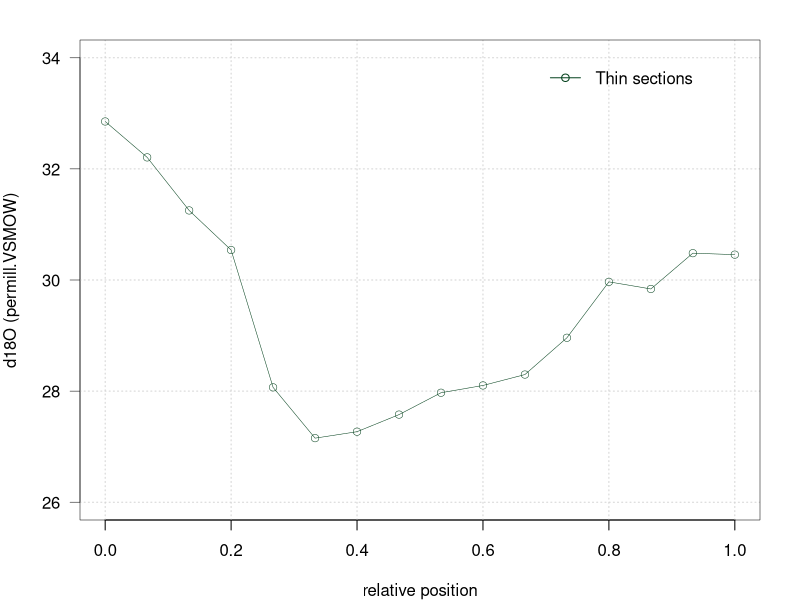
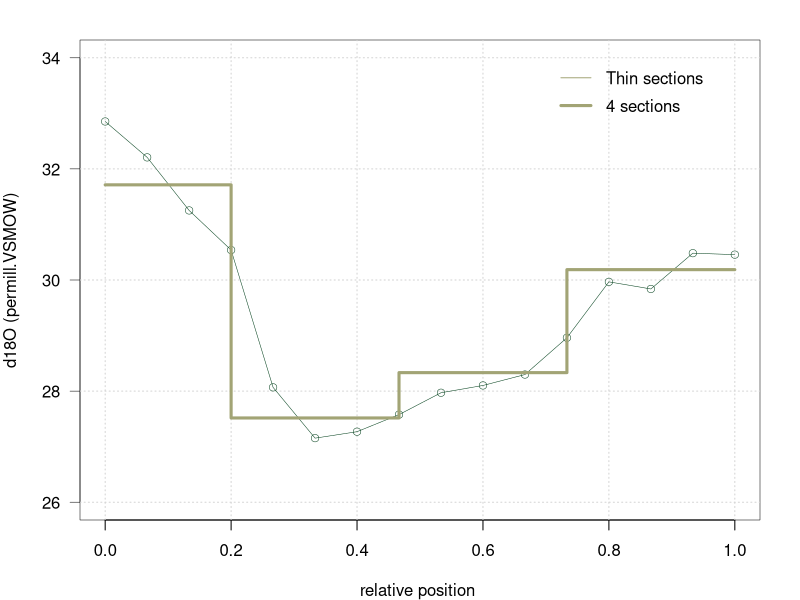
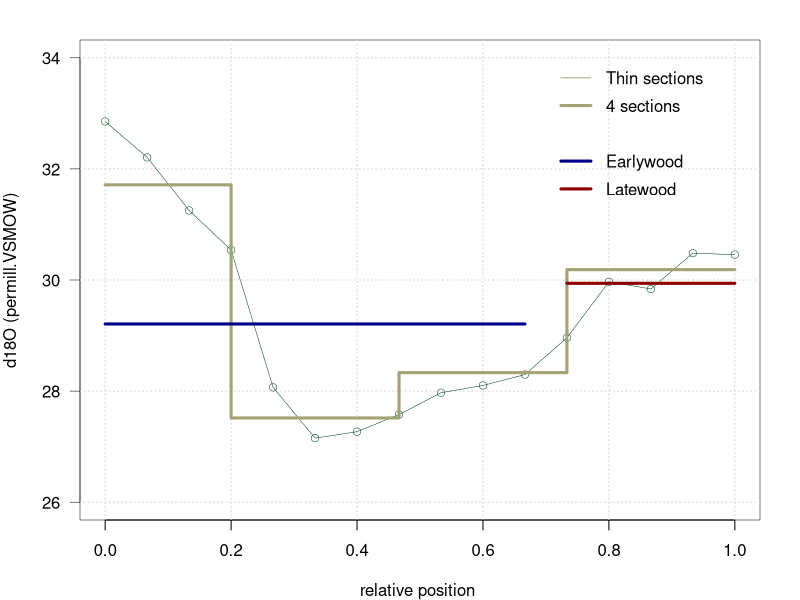
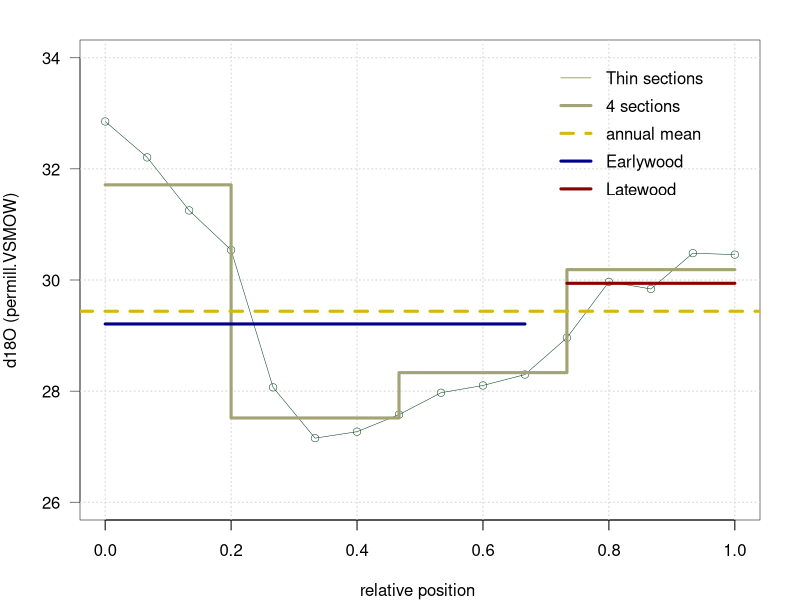
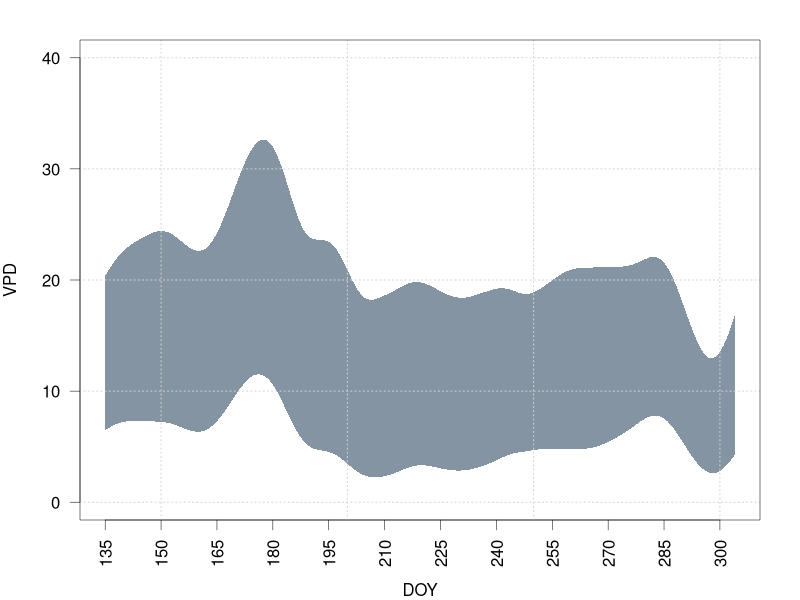
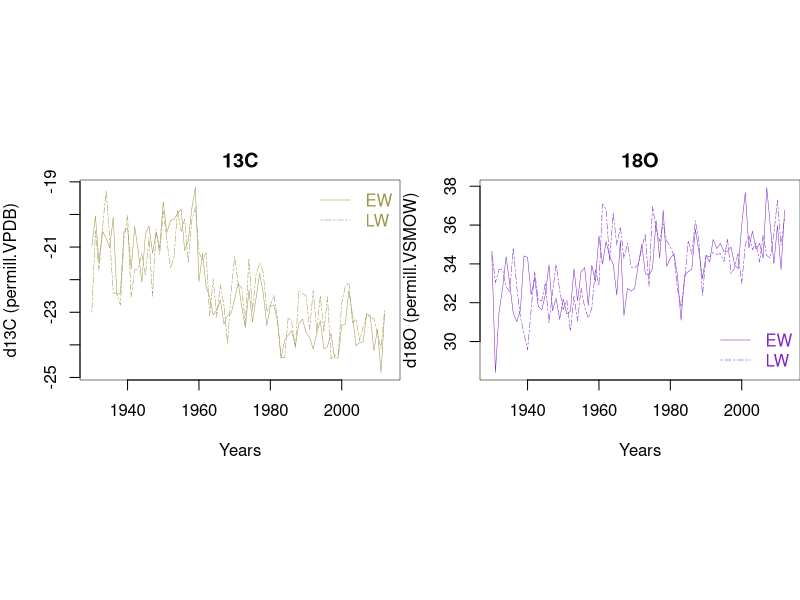
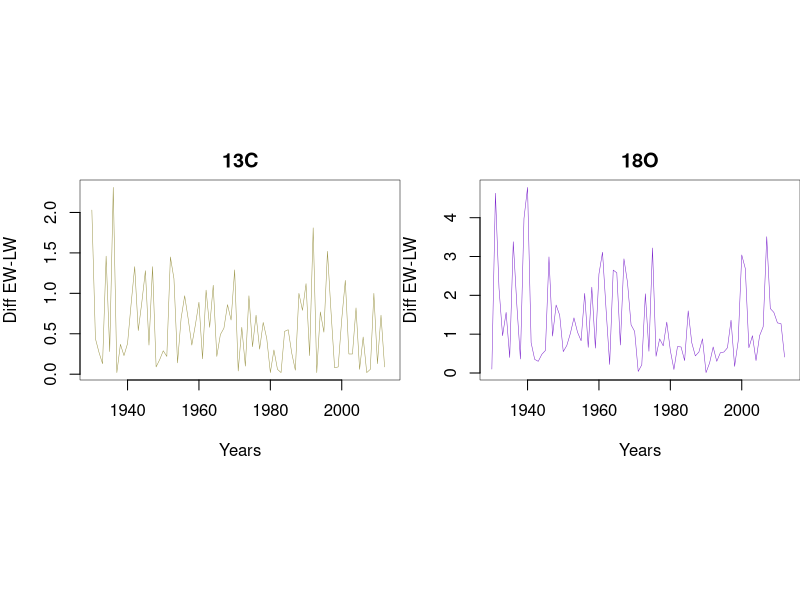

These charts were generated, in order, by the following R code: (Note: this script raises an error after producing the figures.)
## ---- chunk 1
# Read the high resolution 18O data for 1998.
HEL_98 <- read.csv("Data_Notebook5_part1/high_res_HEL_1998.csv") [,c(2,3,8)]
# color vector for plots
colb1 <- c("#D8B70A","#02401B","#A2A475","#D67236") 
## ---- chunk 2
par(mar=c(4,4,2,2),lwd=0.5)
plot(HEL_98[,3], HEL_98[,2], type="n", ylim=c(26,34), xlim=c(0,1), axes=F, xlab = "relative position", ylab = "d18O (permill.VSMOW)")
axis(1)
axis(2,lwd=0.5,las=2)
grid(lwd=1)
box()
lines( HEL_98[,3],HEL_98[,2], type="o",col=colb1[2],lwd=0.5, pch=1)
legend(x = 0.7, y = 34, legend = "Thin sections", col=colb1[2] , bty = "n",lwd=1,lty=1,pch = 1)
## ---- chunk 3
# select the sections per quarter
p25<- round(0.25*nrow(HEL_98),0)
p50<- round(0.50*nrow(HEL_98),0)
p75<- round(0.75*nrow(HEL_98),0)
p100<- round(1*nrow(HEL_98),0)
HEL_98_quarter  <- c(rep(mean(HEL_98[,2][1:p25], na.rm = T),length(1:p25)),
                  rep(mean(HEL_98[,2][(1+p25):p50], na.rm = T),length((1+p25):p50)),
                  rep(mean(HEL_98[,2][(1+p50):p75], na.rm = T),length((1+p50):p75)),
                  rep(mean(HEL_98[,2][(1+p75):p100], na.rm = T),length((1+p75):p100)))
## ---- chunk 4
par(mar=c(4,4,2,2),lwd=0.5)
plot(HEL_98[,3], HEL_98[,2], type="n", ylim=c(26,34), xlim=c(0,1), axes=F, xlab = "relative position ", ylab = "d18O (permill.VSMOW)");box()
axis(1)
axis(2,lwd=0.5,las=2)
grid(lwd=1)
lines( HEL_98[,3],HEL_98[,2], type="o",col=colb1[2],lwd=0.5, pch=1)
legend(x = 0.7, y = 34, legend = "Thin sections", col=colb1[3] , bty = "n",lwd=1)
# add the values of the quarters (equally distanced thin sections)
lines( HEL_98[,3],HEL_98_quarter, type="S",col=colb1[3],lwd=3)
legend(x = 0.7, y = 33.5, legend = "4 sections", col=colb1[3] , bty = "n",lwd=3)
## ---- chunk 5
#  We can estimate a % of EW and LW from total thin sections measurements as follows:
EW_1998 <- mean(HEL_98[,2][1:11], na.rm = T)
LW_1998 <- mean(HEL_98[,2][12:16], na.rm = T)
## ---- chunk 6
par(mar=c(4,4,2,2),lwd=0.5)
plot(HEL_98[,3], HEL_98[,2], type="n", ylim=c(26,34), xlim=c(0,1), axes=F, xlab = "relative position ", ylab = "d18O (permill.VSMOW)");box()
axis(1)
axis(2,lwd=0.5,las=2)
grid(lwd=1)
lines( HEL_98[,3],HEL_98[,2], type="o",col=colb1[2],lwd=0.5, pch=1)
legend(x = 0.7, y = 34, legend = "Thin sections", col=colb1[3] , bty = "n",lwd=1)
# add the values of the quarters (equally distanced thin sections)
lines( HEL_98[,3],HEL_98_quarter, type="S",col=colb1[3],lwd=3)
legend(x = 0.7, y = 33.5, legend = "4 sections", col=colb1[3] , bty = "n",lwd=3)
# Add the values EW and LW 
lines(HEL_98[,3][1:11], rep(EW_1998, 11),type="s",col="darkblue",lwd=3  )#EW
legend(x = 0.7, y = 32.5, legend = "Earlywood", col="darkblue" , bty = "n",lwd=3)
lines(HEL_98[,3][12:16], rep(LW_1998, 5),type="s",col="darkred",lwd=3  )#LW
legend(x = 0.7, y = 32, legend = "Latewood", col="darkred" , bty = "n",lwd=3)
## ---- chunk 7

#Here you will need to estimate the  average of the ring based on the thin sections provided.
# example 
HEL_98_complete <- mean(HEL_98[,2])

## ---- chunk 8
par(mar=c(4,4,2,2),lwd=0.5)
plot(HEL_98[,3], HEL_98[,2], type="n", ylim=c(26,34), xlim=c(0,1), axes=F, xlab = "relative position ", ylab = "d18O (permill.VSMOW)");box()
axis(1)
axis(2,lwd=0.5,las=2)
grid(lwd=1)
lines( HEL_98[,3],HEL_98[,2], type="o",col=colb1[2],lwd=0.5, pch=1)
legend(x = 0.7, y = 34, legend = "Thin sections", col=colb1[3] , bty = "n",lwd=1)
# add the values of the quarters (equally distanced thin sections)
lines( HEL_98[,3],HEL_98_quarter, type="S",col=colb1[3],lwd=3)
legend(x = 0.7, y = 33.5, legend = "4 sections", col=colb1[3] , bty = "n",lwd=3)
# Add the values EW and LW 
lines(HEL_98[,3][1:11], rep(EW_1998, 11),type="s",col="darkblue",lwd=3  )#EW
legend(x = 0.7, y = 32.5, legend = "Earlywood", col="darkblue" , bty = "n",lwd=3)
lines(HEL_98[,3][12:16], rep(LW_1998, 5),type="s",col="darkred",lwd=3  )#LW
legend(x = 0.7, y = 32, legend = "Latewood", col="darkred" , bty = "n",lwd=3)
# add the annual 18O value
abline(h = HEL_98_complete,col=colb1[1],lwd=3,lty=2)
legend(x = 0.7, y = 33, legend = "annual mean", col=colb1[1] , bty = "n",lwd=3,lty=2)
## ---- chunk 9
#read VPD data for this site
VPD_HEL <- read.csv("Data_Notebook5_part1/VPD_1998_1999_HEL.csv" )[,c(2,3,4)]
# Note that the VPD values are reported for Day of the year
#VPD_1998
par(mar=c(4,4,2,2),lwd=0.5)
plot(x = c(1:10),y=c(1:10),xlim = c(135,304), ylim = c(0,40) , type = "n", axes = F, xlab = "DOY", ylab = "VPD")
polygon(x = c(VPD_HEL[,1], rev(VPD_HEL[,1])), y = c(VPD_HEL[,2], rev(VPD_HEL[,3])), border = F, col = rgb(0.2,0.3,0.4,0.6))
axis(1, at = seq(135,304,15),lwd=0.5,las=2)
axis(2,at = seq(0,40, 10), las=2,lwd=0.5)
grid(lwd=1)
box()
## ---- chunk 10
RCP_iso <- read.csv("Data_Notebook5_part2/RCP_Isotope_data_EW_LW.csv")[,c(2:5)]
EW.13C <- ts(RCP_iso[,1], start=1930, frequency=1)
LW.13C <- ts(RCP_iso[,2], start=1930, frequency=1)
EW.18O <- ts(RCP_iso[,3], start=1930, frequency=1)
LW.18O <- ts(RCP_iso[,4], start=1930, frequency=1)
## ---- chunk 11
par(mar=c(4,4,2,0))
layout(matrix(1:2,nrow = 1, ncol = 2,byrow = T), widths = c(5,5),heights = c(4,4),respect = TRUE)
ts.plot(EW.13C,ylab="d13C (permill.VPDB)",xlab="Years", col="#9C964A",main="13C")
lines(LW.13C,col="#9C964A", lty=6)
legend("topright", c("EW","LW"), lty=c(1,6), col=c("#9C964A","#9C964A"), text.col =c("#9C964A","#9C964A"), bty = "n")
ts.plot(EW.18O,ylab="d18O (permill.VSMOW)",xlab="Years", col="purple3",main="18O")
lines(LW.18O,col="purple3", lty=6)
legend("bottomright", c("EW","LW"), lty=c(1,6), col=c("purple3","purple3"), text.col =c("purple3","purple3"), bty = "n")
## ---- chunk 12
# First  calculate the difference between EW and LW for each isotope
diff.13C <- abs(LW.13C-EW.13C)
diff.18O <- abs(LW.18O-EW.18O)
## ---- chunk 13
par(mar=c(4,4,2,0))
layout(matrix(1:2,nrow = 1, ncol = 2,byrow = T), widths = c(5,5),heights = c(4,4),respect = TRUE)
ts.plot(diff.13C,ylab="Diff EW-LW",xlab="Years", col="#9C964A",main="13C")
ts.plot(diff.18O,ylab="Diff EW-LW",xlab="Years", col="purple3",main="18O")
## ---- chunk 14
# Read climate variables: VPD and precipitation. These data are from PRISM and cover the period from 1895-2015
RCP.vpd <- ts((read.csv("Data_Notebook5_part2/RCP_VPD_prism(monthly_1895_2015).csv")[,c(2:13)]), start=1895, frequency=1)
# RCP.pcp <- 
# Note that you need to subset the climate data for the period of the tree ring record (1930-2012)
## ---- chunk 15
# you can use monthly averages to look at seasonal patterns of VPD and PCP (barplot)
## ---- chunk 16
# For VPD
EW.13C.vpd <- ts.union(EW.13C,RCP.vpd)
LW.13C.vpd <- ts.union(LW.13C,RCP.vpd)
EW.18O.vpd <- ts.union(EW.18O,RCP.vpd)
EW.18O.vpd <- ts.union(EW.18O,RCP.vpd)

# For Precipitation
EW.13C.pcp <- ts.union(EW.13C,RCP.pcp)
LW.13C.pcp <- ts.union(LW.13C,RCP.pcp)
EW.18O.pcp <- ts.union(EW.18O,RCP.pcp)
EW.18O.pcp <- ts.union(EW.18O,RCP.pcp)

## ---- chunk 17
# here is an example for EW13C and VPD including renaming the columns for better plots
correl.EW.13C.vpd <- cor(EW.13C.vpd,use="p"); colnames(correl.EW.13C.vpd) <- c("EW.13C", colnames(RCP.vpd))
# repeat these steps for the other tree ring portions and climate variables
## ---- chunk 18
# here is a skeleton for a plot that includes only EW13C and VPD
# you will need to add the plots for other variables. 
layout(matrix(1:4,nrow = 2, ncol = 2,byrow = F), widths = c(4,4,4,4),heights = c(3,3,3,3),respect = TRUE)
barplot(correl.EW.13C.vpd[1,2:13],las=3,col=c("turquoise3"),ylab="Correlation", main="EW 13C VPD")
# add other  subdivisions
# You can repeat the plot for precipitations
## ---- chunk 19
# Combine matrices
diff.13C.vpd <- ts.union(diff.13C, RCP.vpd)
diff.18O.vpd <- ts.union(diff.18O, RCP.vpd)

diff.13C.pcp <- ts.union(diff.13C, RCP.pcp)
diff.18O.pcp <- ts.union(diff.18O, RCP.pcp)

# run correlations
corr.diff.13C.vpd <- cor(diff.13C.vpd,use="p"); colnames(corr.diff.13C.vpd) <- c("diff.13C", colnames(RCP.vpd))
corr.diff.18O.vpd <- cor(diff.18O.vpd,use="p"); colnames(corr.diff.18O.vpd) <- c("diff.18O", colnames(RCP.vpd))

corr.diff.13C.pcp <- cor(diff.13C.pcp,use="p"); colnames(corr.diff.13C.pcp) <- c("diff.13C", colnames(RCP.vpd))
corr.diff.18O.pcp <- cor(diff.18O.pcp,use="p"); colnames(corr.diff.18O.pcp) <- c("diff.18O", colnames(RCP.vpd))
## ---- chunk 20
# here is one example
corr.diff.13C.vpd [1,2:13]
## ---- chunk 21
# here is an example with MAY VPD 
linear.diff.13C.vpd <- lm(diff.13C~ RCP.vpd[,"May"])
